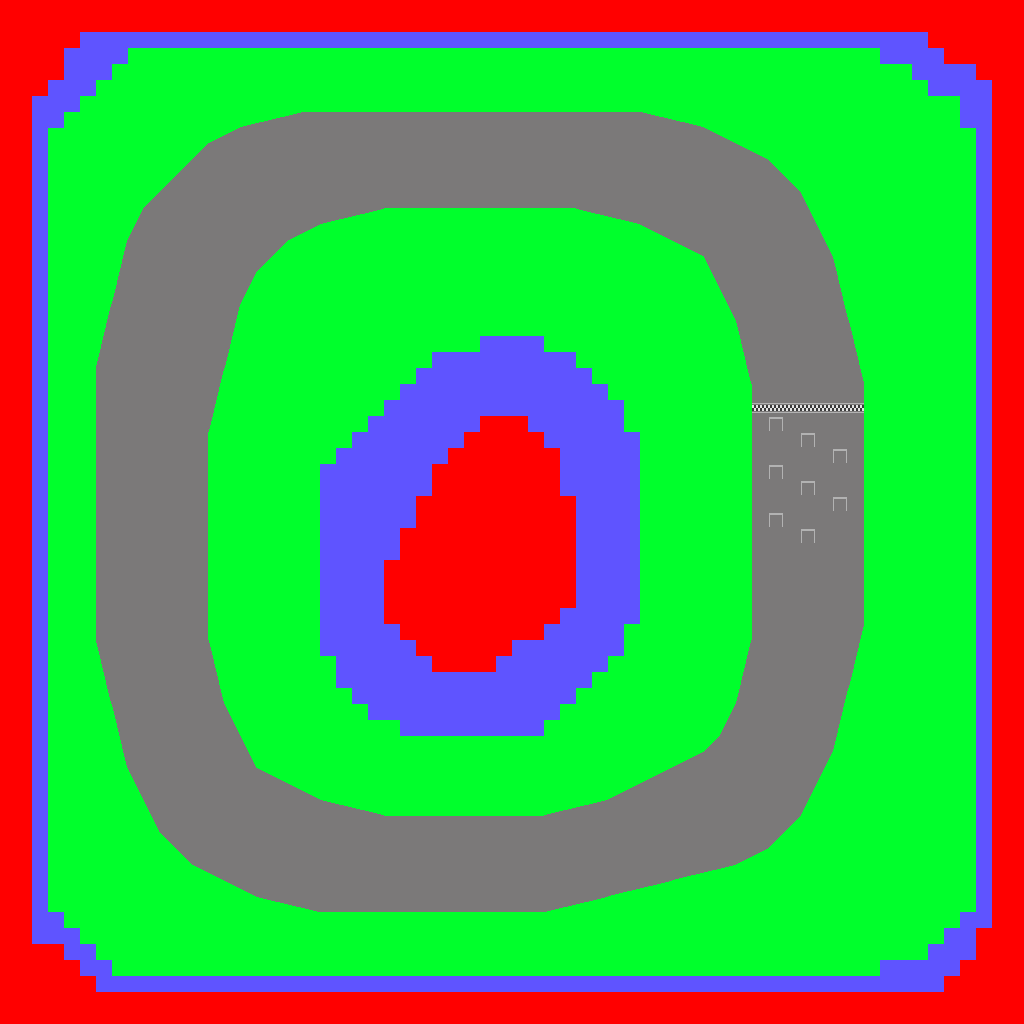

A 2D game scene composited from a Tiled map and its tileset images. What follows is a short description and the map's XML, with each tile layer's data collapsed to a summary:
An orthogonal 64x64 tile map with 16x16 px tiles, 3 tile layers (ground, road, killzone), 2 tilesets and 17 objects (8x position, 4x billboard, 3x checkpoint, finish, path).

<map version="1.10" tiledversion="1.11.2" orientation="orthogonal" renderorder="right-down" width="64" height="64" tilewidth="16" tileheight="16" infinite="0" nextlayerid="8" nextobjectid="41">
 <properties>
  <property name="laps" type="int" value="6" />
 </properties>
 <tileset firstgid="1" source="template_tiles.tsx" />
 <tileset firstgid="121" source="road_tiles_16.tsx" />
 <layer id="1" name="ground" width="64" height="64">
  <data>[4096 cells, 4096 non-empty, 2 distinct tile ids]</data>
 </layer>
 <layer id="2" name="road" width="64" height="64">
  <data>[4096 cells, 1071 non-empty, 55 distinct tile ids]</data>
 </layer>
 <layer id="3" name="killzone" width="64" height="64">
  <data>[4096 cells, 667 non-empty, 2 distinct tile ids]</data>
 </layer>
 <objectgroup id="4" name="checkpoints">
  <object id="28" name="finish" x="544" y="404">
   <polygon points="-14.3532,0 473.647,0 473.647,8 -14.3529,8" />
  </object>
  <object id="29" name="checkpoint" x="470.21" y="144">
   <properties>
    <property name="number" type="int" value="1" />
   </properties>
   <polygon points="-11.6667,-126.998 72.3333,-126.998 56.0001,273.239 9.33333,273.239" />
  </object>
  <object id="30" name="checkpoint" x="64" y="575.967">
   <properties>
    <property name="number" type="int" value="2" />
   </properties>
   <polygon points="-50.6791,-9.52806 314.21,-18.9652 314.21,40.8038 -50.679,40.8038" />
  </object>
  <object id="31" name="checkpoint" x="440.37" y="779.987">
   <properties>
    <property name="number" type="int" value="3" />
   </properties>
   <polygon points="-8.68378,-106.443 53.8395,-106.443 53.8395,-6.19251 53.8395,229.015 -8.68378,229.015" />
  </object>
 </objectgroup>
 <objectgroup id="5" name="start_positions">
  <object id="20" name="position" x="768" y="416" width="16" height="16">
   <properties>
    <property name="position" type="int" value="1" />
   </properties>
  </object>
  <object id="21" name="position" x="800" y="432" width="16" height="16">
   <properties>
    <property name="position" type="int" value="2" />
   </properties>
  </object>
  <object id="22" name="position" x="832" y="448" width="16" height="16">
   <properties>
    <property name="position" type="int" value="3" />
   </properties>
  </object>
  <object id="23" name="position" x="768" y="464" width="16" height="16">
   <properties>
    <property name="position" type="int" value="4" />
   </properties>
  </object>
  <object id="24" name="position" x="800" y="480" width="16" height="16">
   <properties>
    <property name="position" type="int" value="5" />
   </properties>
  </object>
  <object id="25" name="position" x="832" y="496" width="16" height="16">
   <properties>
    <property name="position" type="int" value="6" />
   </properties>
  </object>
  <object id="26" name="position" x="768" y="512" width="16" height="16">
   <properties>
    <property name="position" type="int" value="7" />
   </properties>
  </object>
  <object id="27" name="position" x="800" y="528" width="16" height="16">
   <properties>
    <property name="position" type="int" value="8" />
   </properties>
  </object>
 </objectgroup>
 <objectgroup id="6" name="sprites">
  <object id="32" name="tree1" type="billboard" x="664" y="288" width="32" height="32" />
  <object id="38" name="itembox" type="billboard" x="508" y="824" width="32" height="32" />
  <object id="39" name="itembox" type="billboard" x="364" y="872" width="32" height="32" />
  <object id="40" name="itembox" type="billboard" x="368" y="136" width="32" height="32" />
 </objectgroup>
 <objectgroup id="7" name="path" visible="0">
  <object id="33" type="path" x="806.49" y="448.746">
   <polygon points="-12.9796,-65.2542 -25.9592,-189.831 -90.8571,-261.017 -214.163,-284.746 -454.286,-284.746 -577.592,-243.22 -642.49,-130.508 -642.49,207.627 -590.571,338.136 -467.265,415.254 -201.184,415.254 -51.9184,338.136 -6.4898,237.288" />
  </object>
 </objectgroup>
</map>
